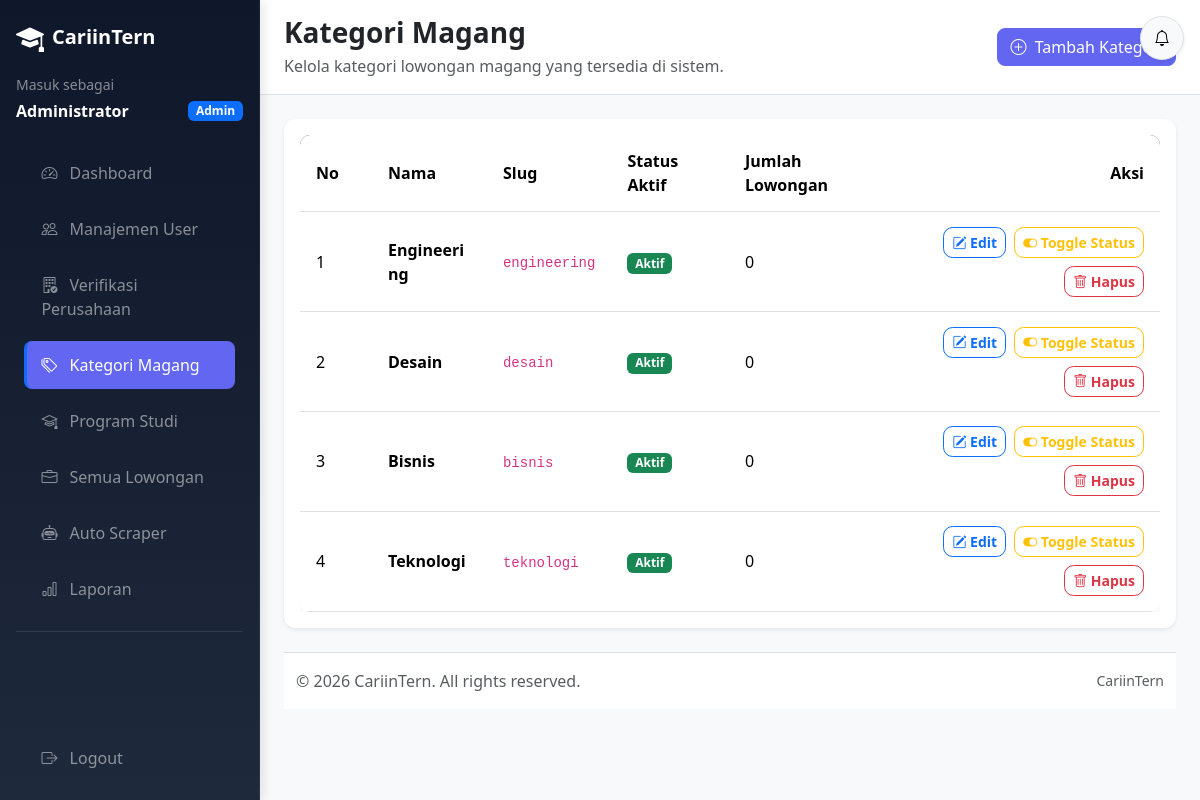
Page /admin/categories/index.php (signed in) on the committed database.
### tables this page shows
CREATE TABLE internship_categories (
    id INT UNSIGNED AUTO_INCREMENT PRIMARY KEY,
    name VARCHAR(100) NOT NULL,
    slug VARCHAR(100) NOT NULL,
    description TEXT NULL,
    is_active TINYINT(1) NOT NULL DEFAULT 1,
    created_at TIMESTAMP NOT NULL DEFAULT CURRENT_TIMESTAMP,
    updated_at TIMESTAMP NOT NULL DEFAULT CURRENT_TIMESTAMP ON UPDATE CURRENT_TIMESTAMP,
    UNIQUE KEY unique_internship_categories_slug (slug),
    KEY idx_internship_categories_is_active (is_active)
);

### includes/functions.php (called while the page is built, shortened)
<?php
function sanitize(string $input): string
{
    return htmlspecialchars(trim($input), ENT_QUOTES, 'UTF-8');
}

### admin/categories/index.php (the view, shortened to what this page needs)
<?php
$categories = [];
try {
    $pdo = Database::getInstance()->getConnection();
    $stmt = $pdo->query(
        'SELECT internship_categories.id, internship_categories.name, internship_categories.slug,
                internship_categories.is_active, internship_categories.created_at,
                (SELECT COUNT(*) FROM job_listings WHERE job_listings.category_id = internship_categories.id) AS jobs_count
         FROM internship_categories
         ORDER BY internship_categories.created_at DESC, internship_categories.id DESC'
    );
    $categories = $stmt->fetchAll();
} catch (PDOException $exception) {
    error_log('Load categories failed: ' . $exception->getMessage());
    set_flash('error', 'Data kategori gagal dimuat. Silakan coba lagi nanti');
}
require_once __DIR__ . '/../../layouts/header.php';
require_once __DIR__ . '/../../layouts/sidebar_admin.php';
?>
<div class="page-header d-flex flex-column flex-md-row justify-content-between align-items-md-center gap-3">
    <div>
        <h1 class="h3 fw-bold mb-1">Kategori Magang</h1>
        <p class="text-muted mb-0">Kelola kategori lowongan magang yang tersedia di sistem.</p>
    </div>
    <a href="<?= rtrim(BASE_URL, '/'); ?>/admin/categories/create.php" class="btn btn-primary">
        <i class="bi bi-plus-circle me-1"></i>
        Tambah Kategori
    </a>
</div>
<div class="card border-0 shadow-sm">
    <div class="card-body">
        <div class="table-responsive">
            <table class="table table-custom align-middle mb-0">
                <thead>
                    <tr>
                        <th style="width: 72px;">No</th>
                        <th>Nama</th>
                        <th>Slug</th>
                        <th>Status Aktif</th>
                        <th>Jumlah Lowongan</th>
                        <th class="text-end">Aksi</th>
                    </tr>
                </thead>
                <tbody>
                    <?php foreach ($categories as $index => $category): ?>
                        <?php
                        $categoryId = (int) $category['id'];
                        $jobsCount = (int) $category['jobs_count'];
                        $deleteModalId = 'deleteCategoryModal' . $categoryId;
                        ?>
                        <tr>
                            <td><?= number_format($index + 1); ?></td>
                            <td class="fw-semibold"><?= sanitize((string) $category['name']); ?></td>
                            <td><code><?= sanitize((string) $category['slug']); ?></code></td>
                            <td>
                                <?php if ((int) $category['is_active'] === 1): ?>
                                    <span class="badge bg-success">Aktif</span>
                                <?php else: ?>
                                    <span class="badge bg-secondary">Nonaktif</span>
                                <?php endif; ?>
                            </td>
                            <td><?= number_format($jobsCount); ?></td>
                            <td class="text-end">
                                <div class="d-inline-flex flex-wrap justify-content-end gap-2">
                                    <a href="<?= rtrim(BASE_URL, '/'); ?>/admin/categories/edit.php?id=<?= $categoryId; ?>" class="btn btn-sm btn-outline-primary">
                                        <i class="bi bi-pencil-square"></i>
                                        Edit
                                    </a>
                                    <form method="POST" action="index.php" class="d-inline">
                                        <button type="submit" class="btn btn-sm btn-outline-warning">
                                            <i class="bi bi-toggle-on"></i>
                                            Toggle Status
                                        </button>
                                    </form>
                                    <?php if ($jobsCount === 0): ?>
                                        <button type="button" class="btn btn-sm btn-outline-danger" data-bs-toggle="modal" data-bs-target="#<?= $deleteModalId; ?>">
                                            <i class="bi bi-trash"></i>
                                            Hapus
                                        </button>
                                    <?php endif; ?>
                                </div>
                            </td>
                        </tr>
                    <?php endforeach; ?>
                </tbody>
            </table>
        </div>
    </div>
</div>
<?php require_once __DIR__ . '/../../layouts/footer.php'; ?>

### layouts/header.php (shortened to what this page needs)
<?php
require_once __DIR__ . '/../includes/functions.php';
$currentUserId = (int) ($_SESSION['user_id'] ?? 0);
$vapidPublicKey = defined('VAPID_PUBLIC_KEY') ? VAPID_PUBLIC_KEY : '';
?>
<!DOCTYPE html>
<html lang="id" data-base-url="<?= rtrim(BASE_URL, '/'); ?>" data-vapid-public-key="<?= sanitize($vapidPublicKey); ?>">
<head>
    <link href="<?= rtrim(BASE_URL, '/'); ?>/assets/vendor/bootstrap/bootstrap.min.css" rel="stylesheet">
    <link href="<?= rtrim(BASE_URL, '/'); ?>/assets/vendor/bootstrap-icons/bootstrap-icons.min.css" rel="stylesheet">
    <link href="<?= rtrim(BASE_URL, '/'); ?>/assets/css/custom.css" rel="stylesheet">
    <link href="<?= rtrim(BASE_URL, '/'); ?>/assets/css/theme.css" rel="stylesheet">
</head>
<body>
    <?php if ($currentUserId > 0): ?>
        <nav class="notification-navbar position-fixed top-0 end-0 p-3" style="z-index: 1060;">
            <div class="dropdown">
                <button
                    class="btn btn-light border shadow-sm position-relative rounded-circle"
                    type="button"
                    data-bs-toggle="dropdown"
                    aria-expanded="false"
                    aria-label="Notifikasi"
                    style="width: 44px; height: 44px;"
                >
                    <i class="bi bi-bell"></i>
                </button>
            </div>
        </nav>
    <?php endif; ?>
    <div class="wrapper d-flex">

### layouts/sidebar_admin.php
<?php
require_once __DIR__ . '/../includes/functions.php';
$currentPath = $_SERVER['PHP_SELF'] ?? '';
$userName = sanitize((string) ($_SESSION['user_name'] ?? 'Admin'));
if (!function_exists('admin_sidebar_is_active')) {
    function admin_sidebar_is_active(string $href, string $currentPath): bool
    {
        return str_contains($currentPath, $href);
    }
}
$menuItems = [
    [
        'label' => 'Dashboard',
        'icon' => 'bi-speedometer2',
        'href' => 'admin/dashboard.php',
    ],
    [
        'label' => 'Manajemen User',
        'icon' => 'bi-people',
        'href' => 'admin/users/index.php',
    ],
    [
        'label' => 'Verifikasi Perusahaan',
        'icon' => 'bi-building-check',
        'href' => 'admin/companies/index.php',
    ],
    [
        'label' => 'Kategori Magang',
        'icon' => 'bi-tags',
        'href' => 'admin/categories/index.php',
    ],
    [
        'label' => 'Program Studi',
        'icon' => 'bi-mortarboard',
        'href' => 'admin/programs/index.php',
    ],
    [
        'label' => 'Semua Lowongan',
        'icon' => 'bi-briefcase',
        'href' => 'admin/jobs/index.php',
    ],
    [
        'label' => 'Auto Scraper',
        'icon' => 'bi-robot',
        'href' => 'admin/scraper/index.php',
    ],
    [
        'label' => 'Laporan',
        'icon' => 'bi-bar-chart',
        'href' => 'admin/reports.php',
    ],
];
?>
<aside
    id="adminSidebar"
    class="sidebar sidebar-admin bg-dark text-white"
>
    <div class="d-flex flex-column h-100 p-3">
        <div class="mb-4">
            <a href="<?= rtrim(BASE_URL, '/'); ?>/admin/dashboard.php" class="d-flex align-items-center mb-3 text-white text-decoration-none">
                <i class="bi bi-mortarboard-fill fs-3 me-2"></i>
                <span class="fs-5 fw-bold"><?= sanitize(APP_NAME); ?></span>
            </a>
            <div class="small text-white-50">Masuk sebagai</div>
            <div class="d-flex align-items-center justify-content-between mt-1">
                <span class="fw-semibold text-truncate"><?= $userName; ?></span>
                <span class="badge bg-primary ms-2">Admin</span>
            </div>
        </div>
        <nav class="nav nav-pills flex-column gap-1">
            <?php foreach ($menuItems as $item): ?>
                <?php
                $isActive = admin_sidebar_is_active($item['href'], $currentPath);
                $linkClass = $isActive ? 'nav-link active' : 'nav-link text-white-50';
                ?>
                <a class="<?= $linkClass; ?>" href="<?= rtrim(BASE_URL, '/'); ?>/<?= $item['href']; ?>">
                    <i class="bi <?= $item['icon']; ?> me-2"></i>
                    <?= sanitize($item['label']); ?>
                </a>
            <?php endforeach; ?>
        </nav>
        <hr class="border-secondary my-3">
        <nav class="nav nav-pills flex-column mt-auto">
            <a class="nav-link text-white-50" href="<?= rtrim(BASE_URL, '/'); ?>/logout.php">
                <i class="bi bi-box-arrow-right me-2"></i>
                Logout
            </a>
        </nav>
    </div>
</aside>
<div class="content admin-content flex-grow-1 p-4">

### layouts/footer.php (shortened to what this page needs)
        <footer class="border-top bg-white text-muted py-3 mt-4">
            <div class="container-fluid d-flex flex-column flex-md-row justify-content-between align-items-center gap-2">
                <span>&copy; <?= date('Y'); ?> <?= sanitize(APP_NAME); ?>. All rights reserved.</span>
                <span class="small">CariinTern</span>
            </div>
        </footer>
    </div>
</div>
</body>
</html>

### assets/css/custom.css (style rules this page uses)
:root { --app-sidebar-width: 250px; --app-bg: #f8f9fa; --app-border: #dee2e6; --app-primary: #0d6efd; --app-dark: #212529; --app-muted: #6c757d; }
body { background: var(--app-bg); color: #212529; font-family: system-ui, -apple-system, "Segoe UI", Roboto, "Helvetica Neue", Arial, sans-serif; overflow-x: hidden; }
a { transition: color 0.2s ease, background-color 0.2s ease, border-color 0.2s ease; }
h1, h2, h3, h4, h5, h6, p, .card, .page-header, .btn, .badge { overflow-wrap: anywhere; }
.wrapper { min-height: 100vh; }
.sidebar, .sidebar-admin, .sidebar-company, .sidebar-student { width: var(--app-sidebar-width); min-height: 100vh; position: fixed; top: 0; left: 0; background: var(--app-dark); box-shadow: 2px 0 12px rgba(0, 0, 0, 0.12); transition: margin-left 0.3s ease, transform 0.3s ease; }
.content { margin-left: var(--app-sidebar-width); min-height: 100vh; background: var(--app-bg); min-width: 0; }
.sidebar .nav-link, .sidebar-admin .nav-link, .sidebar-company .nav-link, .sidebar-student .nav-link { border-left: 3px solid transparent; border-radius: 0.5rem; padding: 0.75rem 0.9rem; }
.sidebar .nav-link.active, .sidebar-admin .nav-link.active, .sidebar-company .nav-link.active, .sidebar-student .nav-link.active { background: rgba(255, 255, 255, 0.1); border-left: 3px solid var(--app-primary); color: #fff; }
.page-header { background: #fff; border-bottom: 1px solid var(--app-border); padding: 1rem 1.5rem; margin: -1.5rem -1.5rem 1.5rem; gap: 0.75rem; }
.page-header h1, .page-header h2, .page-header h3 { margin-bottom: 0; font-weight: 700; }
.table-custom { background: #fff; border-radius: 10px; overflow: hidden; box-shadow: 0 2px 10px rgba(0, 0, 0, 0.05); }
.table-custom thead { background: #343a40; color: #fff; }
.table-custom th, .table-custom td { vertical-align: middle; padding: 0.9rem 1rem; }
.card { border: none; border-radius: 12px; box-shadow: 0 2px 10px rgba(0, 0, 0, 0.06); min-width: 0; }
.btn { border-radius: 0.6rem; font-weight: 600; }
.sidebar { position: fixed; top: 0; left: 0; height: 100vh; width: 260px; z-index: 1050; transform: translateX(-100%); transition: transform 0.3s cubic-bezier(0.4, 0, 0.2, 1); overflow-y: auto; margin-left: 0 !important; }
@media (min-width: 992px) { .sidebar { transform: translateX(0); position: fixed; } }
@media (min-width: 992px) { .content, .content-area { margin-left: 260px !important; } }

### assets/css/theme.css (style rules this page uses)
:root { --primary: #6366f1; --primary-dark: #4f46e5; --primary-light: #e0e7ff; --secondary: #0ea5e9; --accent: #f59e0b; --success: #10b981; --danger: #ef4444; --surface: #ffffff; --surface-2: #f8fafc; --border: #e2e8f0; --text-primary: #0f172a; --text-secondary: #475569; --text-muted: #94a3b8; --shadow-sm: 0 1px 3px rgba(0, 0, 0, 0.08), 0 1px 2px rgba(0, 0, 0, 0.06); --shadow-md: 0 4px 6px rgba(0, 0, 0, 0.07), 0 2px 4px rgba(0, 0, 0, 0.06); --shadow-lg: 0 10px 15px rgba(0, 0, 0, 0.07), 0 4px 6px rgba(0, 0, 0, 0.05); --radius: 12px; --radius-sm: 8px; }
.btn-primary { background: var(--primary) !important; border-color: var(--primary) !important; border-radius: var(--radius-sm); font-weight: 500; transition: all 0.2s; }
.sidebar { background: linear-gradient(180deg, #0f172a 0%, #1e293b 100%); border-right: 1px solid rgba(255, 255, 255, 0.06); }
.sidebar .nav-link { border-radius: var(--radius-sm); margin: 2px 8px; transition: all 0.15s; }
.sidebar .nav-link.active { background: var(--primary) !important; color: white !important; }

### rows in the picture
internship_categories: name "Engineering", slug "engineering", is_active "Aktif", jobsCount "0"
internship_categories: name "Desain", slug "desain", is_active "Aktif", jobsCount "0"
internship_categories: name "Bisnis", slug "bisnis", is_active "Aktif", jobsCount "0"
internship_categories: name "Teknologi", slug "teknologi", is_active "Aktif", jobsCount "0"

### other values in the picture
APP_NAME "CariinTern"
$userName "Administrator"
$item['label'] "Dashboard"
$item['label'] "Manajemen User"
$item['label'] "Verifikasi Perusahaan"
$item['label'] "Kategori Magang"
$item['label'] "Program Studi"
$item['label'] "Semua Lowongan"
$item['label'] "Auto Scraper"
$item['label'] "Laporan"
